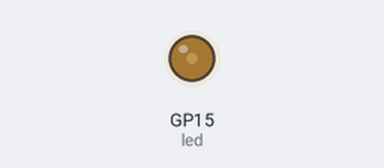
Bench run of a program on a simulated Raspberry Pi Pico running MicroPython. On the bench: output pins drawn as LEDs (lit = HIGH).

Above: at 0.05 s.
At 1.5 s:
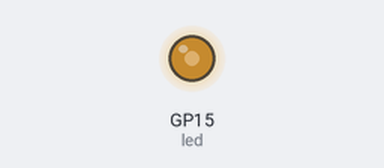
At 3.0 s:
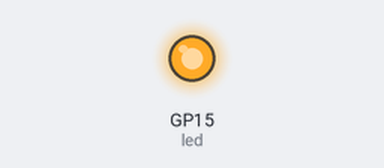
Timing chart, 0 to 6.9 s (numbered marks = the images above):
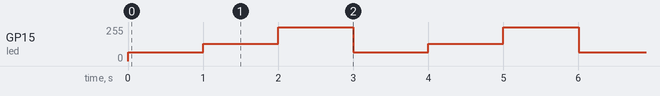

Measured:
- by itself, GP15 (led): repeats every 3.0 s: 128/255 1.0 s, 255/255 1.0 s, 64/255 1.0 s

The program:

PIO_PWM.py
```python
from rp2 import PIO, StateMachine, asm_pio
import machine
import time

@asm_pio(set_init=PIO.OUT_LOW)
def quarter_bright():
    set(pins, 0) [2]
    set(pins, 1)

@asm_pio(set_init=PIO.OUT_LOW)
def half_bright():
    set(pins, 0)
    set(pins, 1)

@asm_pio(set_init=PIO.OUT_HIGH)
def full_bright():
    set(pins, 1)

led = machine.Pin(15, machine.Pin.OUT)
sm1 = StateMachine(1, quarter_bright, freq=10000, set_base=led)
sm2 = StateMachine(2, half_bright, freq=10000, set_base=led)
sm3 = StateMachine(3, full_bright, freq=10000, set_base=led)

while(True):
    sm1.active(1)
    time.sleep(1)
    sm1.active(0)

    sm2.active(1)
    time.sleep(1)
    sm2.active(0)

    sm3.active(1)
    time.sleep(1)
    sm3.active(0)
```
